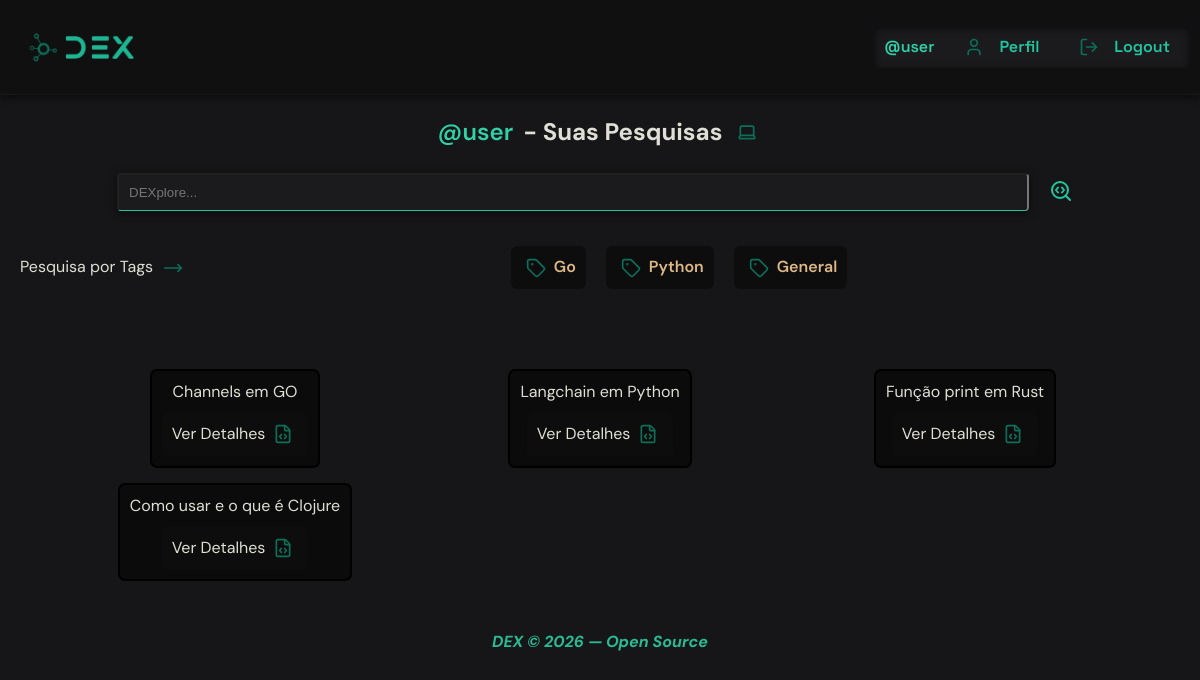
Before: /profile/ (signed in) with the older database file.
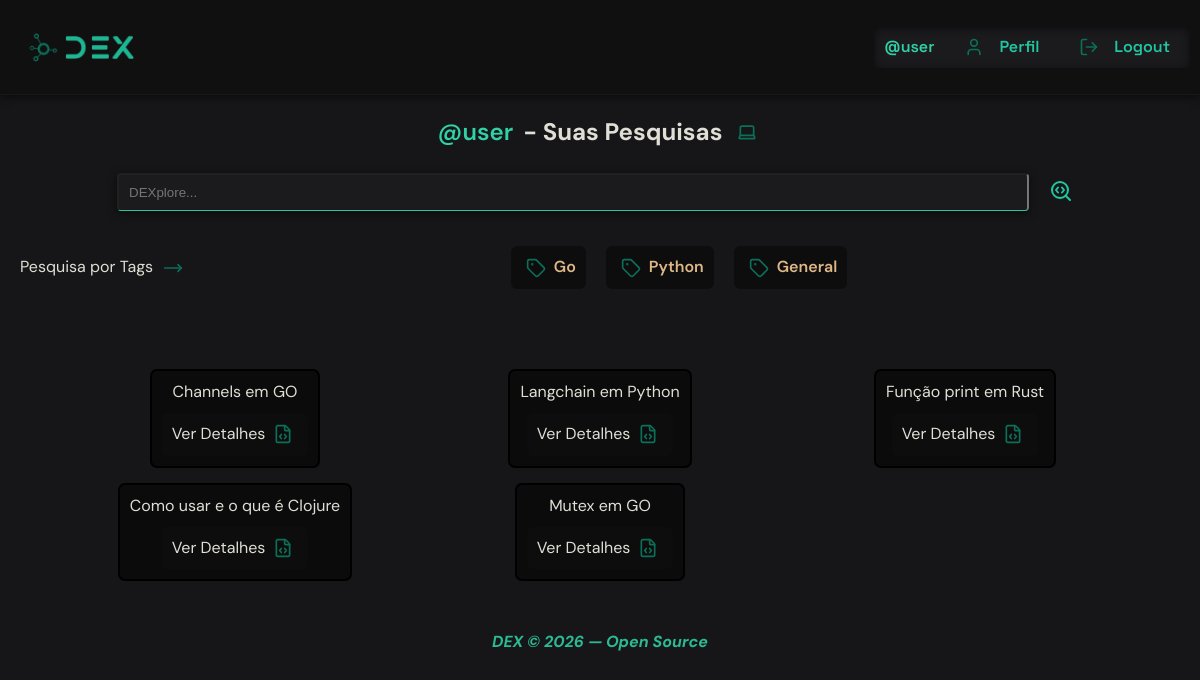
After: the same page with the newer database file.
### core/models.py (models this page shows, shortened)
class Tag(models.Model):
    name = models.CharField(blank=False, null=False, max_length=20)

class Search(models.Model):
    user = models.ForeignKey(User, on_delete=models.CASCADE)
    tag = models.ForeignKey(Tag, on_delete=models.SET_NULL, null=True)
    slug = models.SlugField(blank=True)
    query = models.CharField(max_length=255)
    what_is = models.TextField()
    how_it_works = models.TextField()
    code_example = models.TextField()
    when_to_use = models.TextField()
    created_at = models.DateTimeField(auto_now_add=True)

### core/views.py (the view)
# urls.py: path("profile/", profile, name="profile"),
@login_required
def profile(request):
    search_query = request.GET.get("search")
    tag_filter = request.GET.get("tag")
    if tag_filter:
        searches = Search.objects.filter(user=request.user, tag__name=tag_filter)
    elif search_query:
        searches = Search.objects.filter(user=request.user, query__icontains=search_query)
    else:
        searches = Search.objects.filter(user=request.user)
    tags = Tag.objects.filter(search__user=request.user).distinct()
    return render(request, "profile.html", {"tags": tags, "searches": searches})

### core/templates/profile.html (shortened to what this page needs)
{% extends 'base.html' %}
{% load static %}
{% block css %} <link rel="stylesheet" href="{% static 'css/profile.css' %}"> {% endblock %}
{% block content%}
{% include "navbar.html" %}
<main>
    <h2 class="title"><span class="username">@{{user.username}}</span> - Suas Pesquisas <i class="icon" data-lucide="laptop"></i> </h2>
    <div class="container-searches">
        <div class="container-search">
            <form method="GET" action="{% url 'core:profile' %}" class="search-form">
                <input type="text" class="search-input" name="search" placeholder="DEXplore...">
                <button type="submit" class="search-btn"><i class="search-icon" data-lucide="search-code"></i></button>
            </form>
        </div>
        <div class="tags-container">
            <span class="title-tags">Pesquisa por Tags <i class="icon" data-lucide="move-right"></i></span>
            {% if tags %}
            {% for tag in tags %}
            <div class="tags">
                <a href="{% url 'core:profile' %}?tag={{ tag.name }}" class="tag-link">
                    <i class="icon" data-lucide="tag"></i>
                    <span class="tag-name">{{ tag.name }}</span>
                </a>
                {% endfor %}
            </div>
            {% else %}
                <span style="margin:0 auto;">Você ainda não realizou nenhuma pesquisa, consequente ainda não possui filtro por tags</span>
            {% endif %}
        </div>
    </div>
    <div class="searches">
        {% if searches %}
        <div class="cards">
            {% for search in searches %}
            <div class="card">
                <span>{{search.query}}</span>
                <a href="{% url 'core:search_detail' search.slug search.id %}" class="detail-link">Ver Detalhes <i class="icon" data-lucide="file-code"></i>  </a>
            </div>
            {% endfor %}
        </div>
        {% else %}
            <p>Você ainda não realizou nenhuma pesquisa.</p>
        {% endif %}
    </div>
    <footer>
        <p class="copyright">DEX © 2026 — Open Source</p>
    </footer>
</main>
{% endblock %}

### core/templates/base.html (shortened to what this page needs)
{% load static %}
<!DOCTYPE html>
<html lang="pt-br">
<head>
    <link rel="stylesheet" href="{% static 'css/base.css' %}">
    <link rel="stylesheet" href="{% static 'css/navbar.css' %}">
    {% block css %}{% endblock %}
</head>
<body>
    {% block content %}
    {% endblock %}
</body>
</html>

### core/templates/navbar.html (shortened to what this page needs)
{% load static %}
<header>
    <a href="{% url 'core:home' %}">
        <div class="img-wrapper">
            <img src="{% static 'images/dex-logo.png' %}" class="dex-logo" alt="DEX Logo">
        </div>
    </a>
    <nav class="navbar">
        {% if user.is_authenticated %}
        <span class="username">@{{user.username}}</span>
        <div class="nav-link-icon">
            <i class="icon" data-lucide="user"></i>
            <a href="{% url 'core:profile' %}" class="nav-link">Perfil</a>
        </div>
        <div class="nav-link-icon">
            <i class="icon" data-lucide="log-out"></i>
            <a href="{% url 'core:logout' %}" class="nav-link">Logout</a>
        </div>
        {% endif %}
    </nav>
</header>

### core/static/css/base.css (style rules this page uses)
:root { --text-color: #dfdfd6; --code-background-color: #161618; }
* { padding: 0; margin: 0; box-sizing: border-box; }
html { font-size: 62.5%; scroll-behavior: smooth; }
body { background-color: var(--code-background-color); color: var(--text-color); font-size: 1.6rem; line-height: 1.4; }

### core/static/css/navbar.css (style rules this page uses)
:root { --nav-link-color: #20C7A1; }
header { background-color: #101011; font-family: "Space Grotesk", sans-serif; width: 100%; height: auto; padding: 1rem; display: flex; align-items: center; justify-content: space-between; gap: 2rem; border-bottom: solid 1px rgba(32, 32, 32, 0.50); box-shadow: 0 2px 8px rgba(0, 0, 0, 0.6); }
.img-wrapper { display: flex; align-items: center; }
.dex-logo { height: auto; width: 15rem; object-fit: contain; }
.navbar { background-color: #1b1b1e; display: flex; align-items: center; justify-content: center; gap: 1.5rem; padding: 0.5rem 1rem; box-shadow: inset 0 2px 10px rgba(0, 0, 0, 0.6); border-radius: 0.4rem; }
.nav-link-icon { display: flex; gap: 1rem; padding: 0.5rem 1rem; align-items: center; justify-content: center; }
.username { color: var(--nav-link-color); }
.nav-link { color: var(--nav-link-color); text-decoration: none; font-weight: 600; transition: all 0.3s ease-in-out; cursor: pointer; }
.icon { color: #0b6f59; }

### core/static/css/profile.css (style rules this page uses)
main { font-family: "DM Sans", sans-serif; display: flex; flex-direction: column; align-items: center; justify-content: center; gap: 2rem; padding: 2rem; margin: 0 auto; }
.title { display: flex; align-items: center; justify-content: center; gap: 1rem; }
.title-searchs, .title-tags { display: flex; align-items: center; gap: 0.5rem; }
.username { color: #31d0a6; font-weight: 600; }
.icon { height: 2rem; width: 3rem; }
.container-search { width: 100%; display: flex; align-items: center; justify-content: center; gap: 1rem; }
.search-form { display: flex; align-items: center; justify-content: center; width: 100%; gap: 1rem; margin: 0 auto; padding: 0.5rem 1rem; }
.search-input { width: 80%; color: #dfdfd6; background-color: #1b1b1e; transition: all 0.3s ease-in-out; border-bottom: solid 1px #20C7A1; box-shadow: 0 2px 8px rgba(0, 0, 0, 0.6); padding: 1rem; border-radius: 0.4rem; }
.search-input { color: #dfdfd6; }
.search-btn { outline: none; cursor: pointer; background-color: transparent; border: none; transition: all 0.3s ease-in-out; padding: 0.5rem 1rem; border-radius: 0.4rem; }
.search-icon { color: #20C7A1; }
.tags-container { flex-wrap: wrap; display: flex; align-items: center; justify-content: center; gap: 1rem; margin: 0 auto; }
.tags { display: flex; align-items: center; justify-content: center; gap: 1rem; margin: 0 auto; padding: 1rem; flex-wrap: wrap; }
.tag-link { text-decoration: none; display: flex; align-items: center; justify-content: center; gap: 0.3rem; cursor: pointer; background-color: rgb(14, 13, 13); padding: 1rem; border-radius: 0.6rem; transition: all 0.3s ease-in-out; }
.tag-name { color: burlywood; font-weight: 600; }
.searches { width: 100%; margin: 0 auto; padding: 2rem; }
.cards { display: grid; grid-template-columns: repeat(3, 1fr); gap: 1.5rem; width: 100%; margin: 0 auto; padding: 2rem; }
.card { display: flex; flex-direction: column; align-items: center; justify-content: center; margin: 0 auto; padding: 1rem; border-radius: 0.7rem; border: 2px solid black; background-color: #0b0b0c; gap:1rem; }
.detail-link { text-decoration: none; color: inherit; display: flex; align-items: center; justify-content: center; gap: 0.3rem; cursor: pointer; background-color: rgb(14, 13, 13); padding: 1rem; border-radius: 0.6rem; transition: all 0.3s ease-in-out; }
.copyright { color: #2cba94; font-style:italic; font-weight: bold; }

Changed rows visible on the page:
added Search: query "Mutex em GO"
